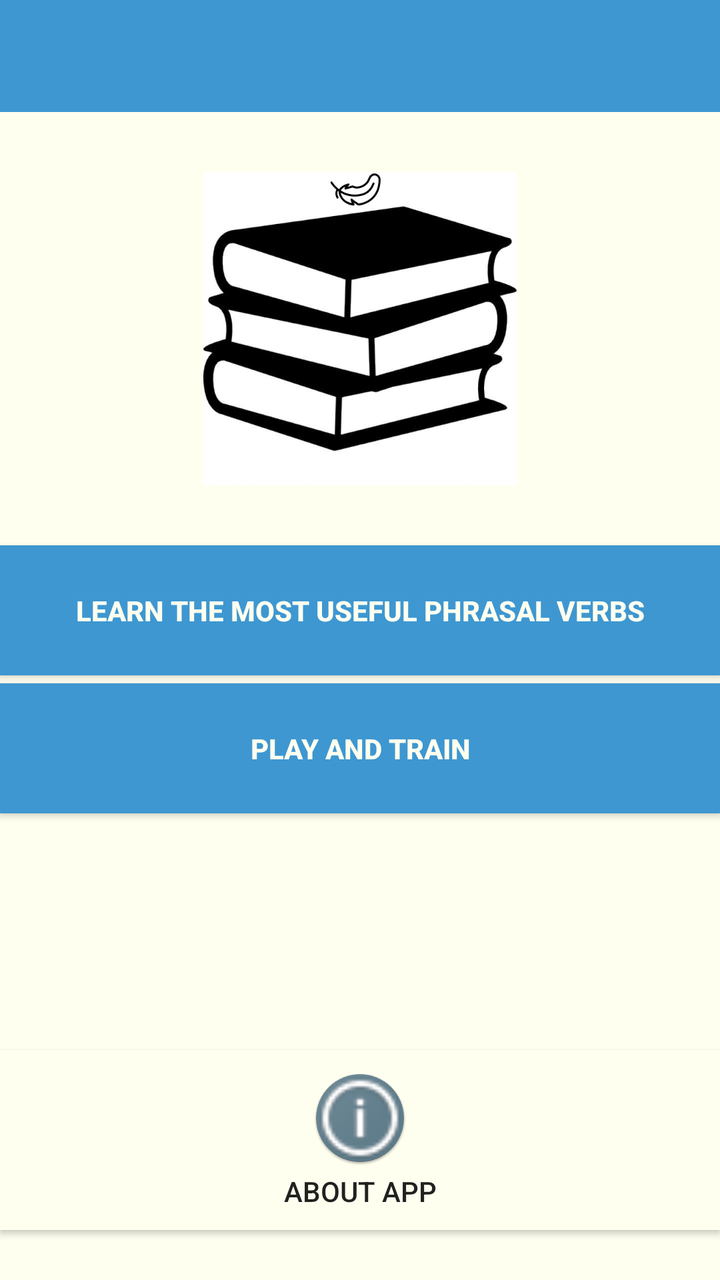
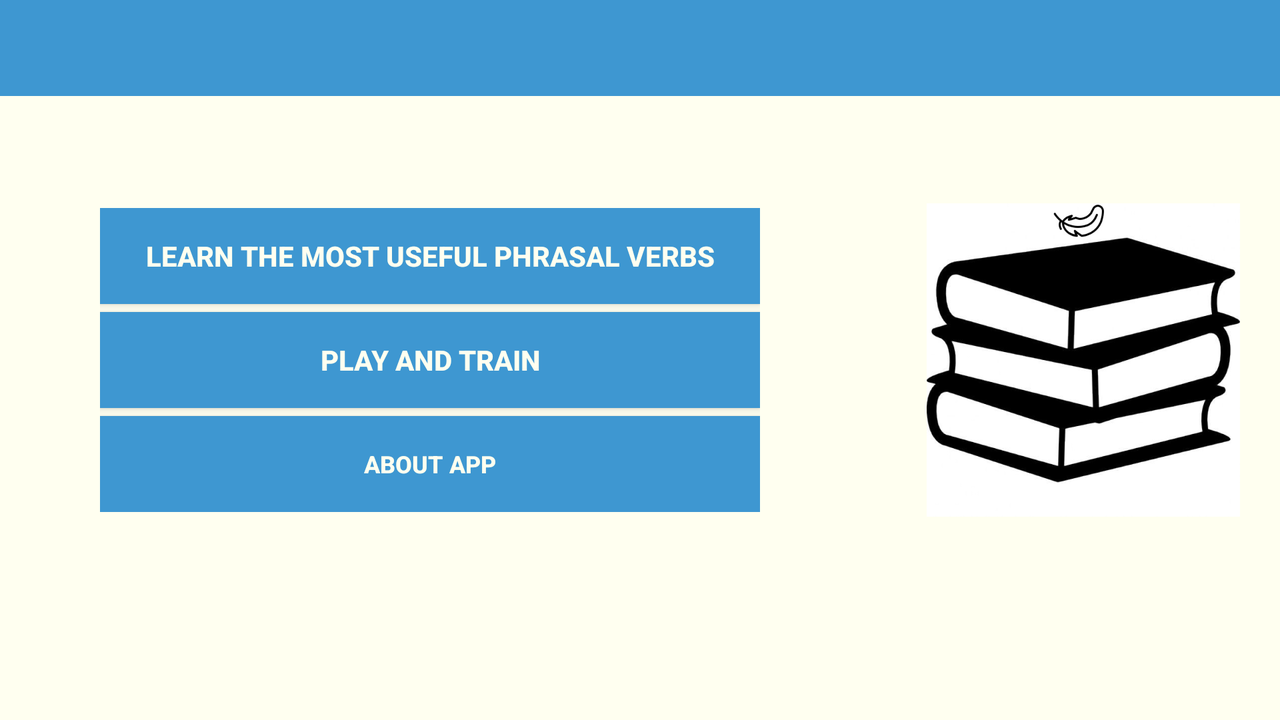

First picture: res/layout/ on a phone held upright. Second picture: the repository's own variant of that layout, on a device whose configuration matches the variant's folder. Source for both follows.
<!-- AndroidManifest.xml: application theme AppTheme -->
<!-- res/layout/activity_main.xml -->
<?xml version="1.0" encoding="utf-8"?>
<LinearLayout
    xmlns:android="http://schemas.android.com/apk/res/android"
    android:layout_width="match_parent"
    android:layout_height="match_parent"
    android:orientation="vertical"
    android:background="@color/white">

    <include
        layout="@layout/toolbar" />

    <ImageView
        android:layout_width="wrap_content"
        android:layout_height="wrap_content"
        android:src="@drawable/img_books"
        android:layout_gravity="center"
        android:layout_marginTop="30dp"
        android:layout_marginBottom="30dp"
        android:contentDescription="@string/logo" />

    <Button
        android:id="@+id/learn_btn"
        android:layout_width="match_parent"
        android:layout_height="wrap_content"
        android:text="@string/learn_btn"
        android:padding="23dp"
        android:textStyle="bold"
        android:background="@color/colorPrimary"
        android:textColor="@color/white"
        android:layout_marginBottom="4dp"/>

    <Button
        android:id="@+id/train_btn"
        android:layout_width="match_parent"
        android:layout_height="wrap_content"
        android:text="@string/train_btn"
        android:padding="23dp"
        android:textStyle="bold"
        android:background="@color/colorPrimary"
        android:textColor="@color/white"/>


   <RelativeLayout
       android:layout_width="match_parent"
       android:layout_height="match_parent">

        <Button
            android:id="@+id/about_btn"
            android:layout_width="match_parent"
            android:layout_height="wrap_content"
            android:background="@color/white"
            android:drawableTop="@drawable/ic_info"
            android:drawablePadding="3dp"
            android:padding="10dp"
            android:text="@string/about_btn"
            android:layout_alignParentBottom="true"
            android:layout_marginBottom="25dp"/>

   </RelativeLayout>
</LinearLayout>
<!-- res/layout/toolbar.xml (included above) -->
<?xml version="1.0" encoding="utf-8"?>
<androidx.appcompat.widget.Toolbar xmlns:android="http://schemas.android.com/apk/res/android"
    xmlns:app="http://schemas.android.com/apk/res-auto"
    android:id="@+id/toolbar_actionbar"
    android:layout_width="match_parent"
    app:theme="@style/ThemeOverlay.AppCompat.Dark.ActionBar"
    android:layout_height="?android:actionBarSize"
    android:background="@color/colorPrimary"/>
<!-- resources referenced by this layout -->
<resources>
  <color name="colorPrimary">#3E97D1</color>
  <color name="white">#FFFFF0</color>
  <!-- drawable ic_info: png bitmap (drawable-hdpi, 901 bytes) -->
  <!-- drawable img_books: jpg bitmap (drawable-xxxhdpi, 38053 bytes) -->
  <string name="about_btn">About app</string>
  <string name="learn_btn">Learn the most useful phrasal verbs</string>
  <string name="logo">Logo</string>
  <string name="train_btn">Play and train</string>
  <style name="AppTheme" parent="Theme.AppCompat.Light.NoActionBar">
          
          <item name="colorPrimary">@color/colorPrimary</item>
          <item name="colorPrimaryDark">@color/colorPrimaryDark</item>
          <item name="colorAccent">@color/colorAccent</item>
      </style>
  <color name="colorPrimaryDark">#4A7C9D</color>
  <color name="colorAccent">#FF7140</color>
</resources>
<!-- res/layout-land/activity_main.xml (the repository's variant of the layout above) -->
<!-- drawn on the phone turned sideways -->
<?xml version="1.0" encoding="utf-8"?>
<RelativeLayout
    xmlns:android="http://schemas.android.com/apk/res/android"
    android:layout_width="match_parent"
    android:layout_height="match_parent"
    android:background="@color/white">

    <include
        layout="@layout/toolbar" />

    <LinearLayout
        android:layout_width="wrap_content"
        android:layout_height="wrap_content"
        android:orientation="vertical"
        android:layout_centerVertical="true"
        android:layout_marginStart="50dp">

        <Button
            android:id="@+id/learn_btn"
            android:layout_width="330dp"
            android:layout_height="wrap_content"
            android:text="@string/learn_btn"
            android:textStyle="bold"
            android:padding="10dp"
            android:background="@color/colorPrimary"
            android:textColor="@color/white"
            android:layout_marginBottom="4dp"/>

        <Button
            android:id="@+id/train_btn"
            android:layout_width="330dp"
            android:layout_height="wrap_content"
            android:text="@string/train_btn"
            android:textStyle="bold"
            android:padding="10dp"
            android:background="@color/colorPrimary"
            android:textColor="@color/white"
            android:layout_marginBottom="4dp"/>

        <Button
            android:id="@+id/about_btn"
            android:layout_width="330dp"
            android:layout_height="wrap_content"
            android:text="@string/about_btn"
            android:textSize="12sp"
            android:padding="10dp"
            android:textStyle="bold"
            android:background="@color/colorPrimary"
            android:textColor="@color/white"/>
    </LinearLayout>

    <ImageView
        android:layout_width="wrap_content"
        android:layout_height="wrap_content"
        android:layout_alignParentEnd="true"
        android:layout_centerVertical="true"
        android:layout_marginEnd="20dp"
        android:src="@drawable/img_books"
        android:contentDescription="@string/logo" />

</RelativeLayout>
<!-- resources referenced by the variant -->
<!-- as the phone turned sideways resolves them -->
<resources>
  <color name="colorPrimary">#3E97D1</color>
  <color name="white">#FFFFF0</color>
  <!-- drawable img_books: jpg bitmap (drawable-xxxhdpi, 38053 bytes) -->
  <string name="about_btn">About app</string>
  <string name="learn_btn">Learn the most useful phrasal verbs</string>
  <string name="logo">Logo</string>
  <string name="train_btn">Play and train</string>
  <style name="AppTheme" parent="Theme.AppCompat.Light.NoActionBar">
          
          <item name="colorPrimary">@color/colorPrimary</item>
          <item name="colorPrimaryDark">@color/colorPrimaryDark</item>
          <item name="colorAccent">@color/colorAccent</item>
      </style>
  <color name="colorPrimaryDark">#4A7C9D</color>
  <color name="colorAccent">#FF7140</color>
</resources>
